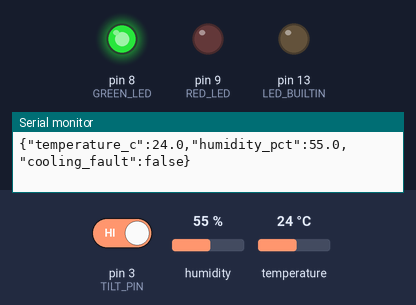
Bench run of a sketch on a simulated Arduino Uno, built with avr-gcc and run on an emulated ATmega328P. Parts: output pins drawn as LEDs (lit = HIGH), the last lines printed to the serial monitor. The inputs (shaded band) are chosen by the test bench; at power-on: pin 3 (TILT_PIN) HIGH, humidity 55 %, temperature 24 °C.

Above: at 2.8 s.
2.9 s: pin 3 (TILT_PIN) driven LOW
At 4.7 s:
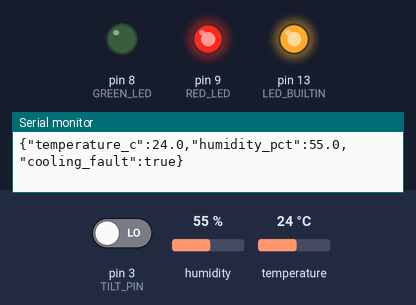
5.6 s: pin 3 (TILT_PIN) driven HIGH
At 7.1 s:
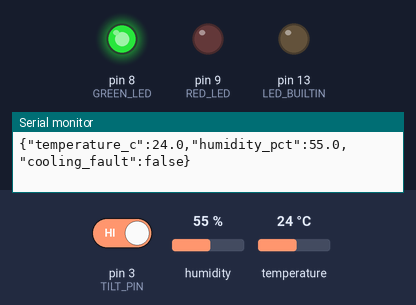
Timing chart, 0 to 8.6 s (numbered marks = the images above; inputs shaded):
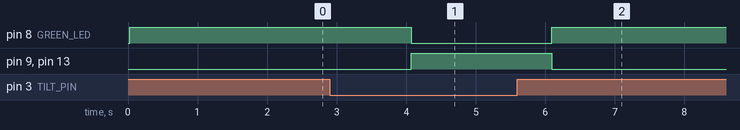

The sketch:

factoryos_arduino.ino
```cpp
// FactoryOS UNO R3: DHT11 module on D2, tilt switch D3-to-GND.
// DHT library: "DHT sensor library" by Adafruit and "Adafruit Unified Sensor".
// DHT modules labeled S/+/-: S->D2, +->5V, -->GND.
// If yours is a 4-pin bare sensor, check its pinout and add the appropriate pull-up.
#include <DHT.h>

#define DHT_PIN 2
#define DHT_TYPE DHT11
#define TILT_PIN 3
#define GREEN_LED 8
#define RED_LED 9

DHT dht(DHT_PIN, DHT_TYPE);

void setup() {
  Serial.begin(9600);
  pinMode(TILT_PIN, INPUT_PULLUP);
  pinMode(LED_BUILTIN, OUTPUT);
  pinMode(GREEN_LED, OUTPUT);
  pinMode(RED_LED, OUTPUT);
  dht.begin();
}

void loop() {
  float temp = dht.readTemperature();
  float humidity = dht.readHumidity();
  if (isnan(temp) || isnan(humidity)) {
    delay(2000);
    return;
  }
  // Switch CLOSED to GND => simulated cooling fault.
  bool coolingFault = digitalRead(TILT_PIN) == LOW;
  digitalWrite(GREEN_LED, coolingFault ? LOW : HIGH);
  digitalWrite(RED_LED, coolingFault ? HIGH : LOW);
  digitalWrite(LED_BUILTIN, coolingFault ? HIGH : LOW);
  Serial.print("{\"temperature_c\":");
  Serial.print(temp, 1);
  Serial.print(",\"humidity_pct\":");
  Serial.print(humidity, 1);
  Serial.print(",\"cooling_fault\":");
  Serial.print(coolingFault ? "true" : "false");
  Serial.println("}");
  delay(2000);  // DHT11 needs >= ~2s between readings
}
```

Measured:
- after the input at 2.9 s, pin 8 (GREEN_LED): HIGH → LOW after 1.2 s; pin 9 (RED_LED), pin 13 (LED_BUILTIN): LOW → HIGH after 1.2 s
- after the input at 5.6 s, pin 8 (GREEN_LED): LOW → HIGH after 0.50 s; pin 9 (RED_LED), pin 13 (LED_BUILTIN): HIGH → LOW after 0.50 s
